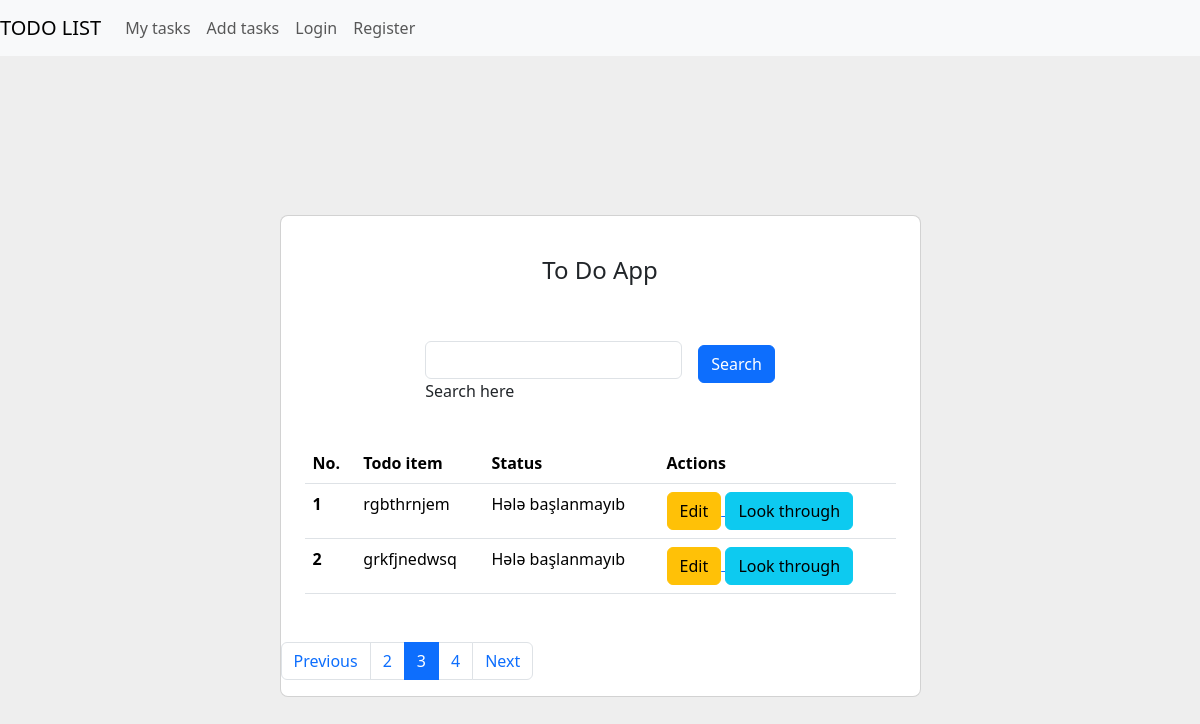
/?page=3, run on the app's committed database.
### todo/models.py (models this page shows, shortened)
class Todo(models.Model):
    name = models.CharField(max_length=255, verbose_name="Ediləcək iş")
    status = models.CharField(max_length=255, choices=CHOICES, verbose_name="Taskin statusu", null=True, blank=True, default="Hələ başlanmayıb")
    add_date = models.DateTimeField(auto_now_add=True)
    update_date = models.DateTimeField(auto_now=True)
    delete_date = models.DateTimeField(null=True, blank=True)
    active = models.BooleanField(default=True)
    class Meta:
        ordering = ("add_date",)
        verbose_name = "Ediləcək iş"
        verbose_name_plural = "Ediləcək işlər"

### todo/views.py (the view, shortened to what this page needs)
# urls.py: path("", index_view, name='index'),
def index_view(request):
    todos = Todo.objects.all()
    my_search_value = request.GET.get("searchValue")
    paginator = Paginator(todos, 2)
    page = request.GET.get('page', 1)
    p = paginator.get_page(page)
    try:
        p = paginator.page(page)
    except PageNotAnInteger:
        p = paginator.page(1)
    except EmptyPage:
        p = paginator.page(paginator.num_pages)
    context = {
        "objects": todos,
        "p": p,
        "search": my_search_value,
    }
    return render(request, "index.html", context)

### templates/index.html (shortened to what this page needs)
<!DOCTYPE html>
<html lang="en">
  <head>
    <link
      href="https://cdn.jsdelivr.net/npm/bootstrap@5.3.2/dist/css/bootstrap.min.css"
      rel="stylesheet"
    />
  </head>
  <body>
  <nav class="navbar navbar-expand-lg navbar-light bg-light">
  <a class="navbar-brand" href="#">TODO LIST</a>
  <div class="collapse navbar-collapse" id="navbarNavDropdown">
    <ul class="navbar-nav">
      <li class="nav-item">
        <a class="nav-link" href="{% url 'todo:index' %}">My tasks</a>
      </li>
      <li class="nav-item">
        <a class="nav-link" href="{% url 'todo:add' %}">Add tasks</a>
      </li>
      <li class="nav-item">
        <a class="nav-link" href="#">Login</a>
      </li>
      <li class="nav-item">
        <a class="nav-link" href="#">Register</a>
      </li>
    </ul>
  </div>
</nav>
    <section class="vh-100" style="background-color: #eee">
      <div class="container py-5 h-100">
        <div class="row d-flex justify-content-center align-items-center h-100">
          <div class="col col-lg-9 col-xl-7">
            <div class="card rounded-3">
              <div class="card-body p-4">
                <h4 class="text-center my-3 pb-3">To Do App</h4>
                <form method="get"
                  class="row row-cols-lg-auto g-3 justify-content-center align-items-center mb-4 pb-2"
                >
                  <div class="col-12">
                    <div class="form-outline">
                      <input type="text" id="form1" class="form-control mt-4" name="searchValue"/>
                      <label class="form-label" for="form1"
                        >Search here</label
                      >
                    </div>
                  </div>
                  <div class="col-12">
                    <button type="submit" class="btn btn-primary">Search</button>
                  </div>
                </form>
                <table class="table mb-4">
                  <thead>
                    <tr>
                      <th scope="col">No.</th>
                      <th scope="col">Todo item</th>
                      <th scope="col">Status</th>
                      <th scope="col">Actions</th>
                    </tr>
                  </thead>
                  <tbody>
                  {% for i in p %}
                    <tr>
                      <th scope="row">{{forloop.counter}}</th>
                      <td>{{i.name}}</td>
                      <td>{{i.status}}</td>
                      <td>
                        <a href="{% url 'todo:edit' i.id %}">
                        <button type="submit" class="btn btn-warning">
                          Edit
                        </button>
                          </a>
                        <a href="{% url 'todo:detail' i.id %}">
                        <button type="submit" class="btn btn-info">
                          Look through
                        </button>
</a>
                      </td>
                    </tr>
                  {% endfor %}
                  </tbody>
                </table>
              </div>
              <div class="text-center">
                  <nav aria-label="Page navigation example" class="text-center">
  <ul class="pagination">
    {% if p.has_previous %}
    <li class="page-item"><a class="page-link" href="?{% if search %}searchValue={{search}}&{% endif %}page={{p.number|add:'-1'}}">Previous</a></li>
    {% endif %}
  {% if p.number > 1 %}
    <li class="page-item"><a class="page-link" href="?{% if search %}searchValue={{search}}&{% endif %}page={{p.number|add:'-1'}}">{{p.number|add:"-1"}}</a></li>
    {% endif %}
    <li class="page-item active"><a class="page-link" href="?{% if search %}searchValue={{search}}&{% endif %}page={{p.number}}">{{p.number}}</a></li>
    {% if p.has_next %}
    <li class="page-item"><a class="page-link" href="?{% if search %}searchValue={{search}}&{% endif %}page={{p.number|add:'1'}}">{{p.number|add:"1"}}</a></li>
    <li class="page-item"><a class="page-link" href="?{% if search %}searchValue={{search}}&{% endif %}page={{p.number|add:'1'}}">Next</a></li>
    {% endif %}
  </ul>
</nav>
                </div>
            </div>
          </div>
        </div>
      </div>
    </section>
  </body>
</html>

### data on the page
Todo: name "rgbthrnjem", status "Hələ başlanmayıb"
Todo: name "grkfjnedwsq", status "Hələ başlanmayıb"

### other printed values
{{ p.number|add:"-1" }} "2"
{{ p.number }} "3"
{{ p.number|add:"1" }} "4"
